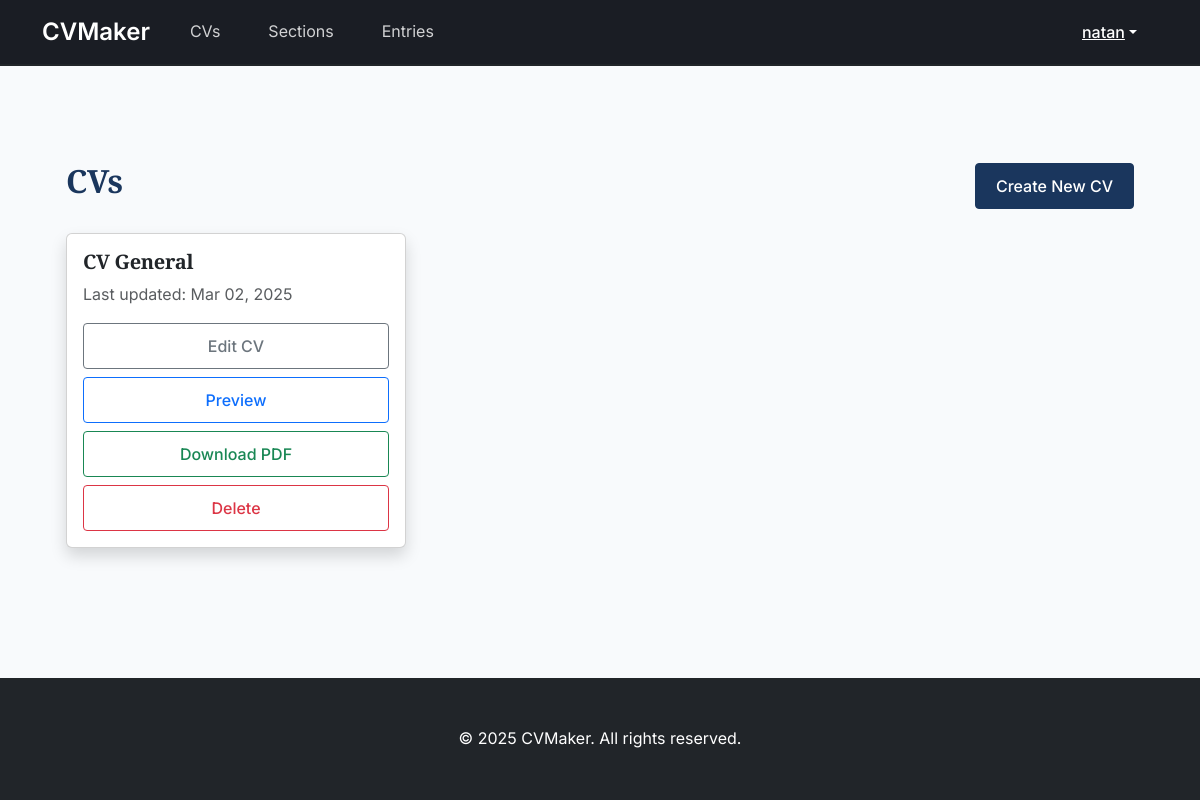
The app's page /cv/ (signed in), older data.
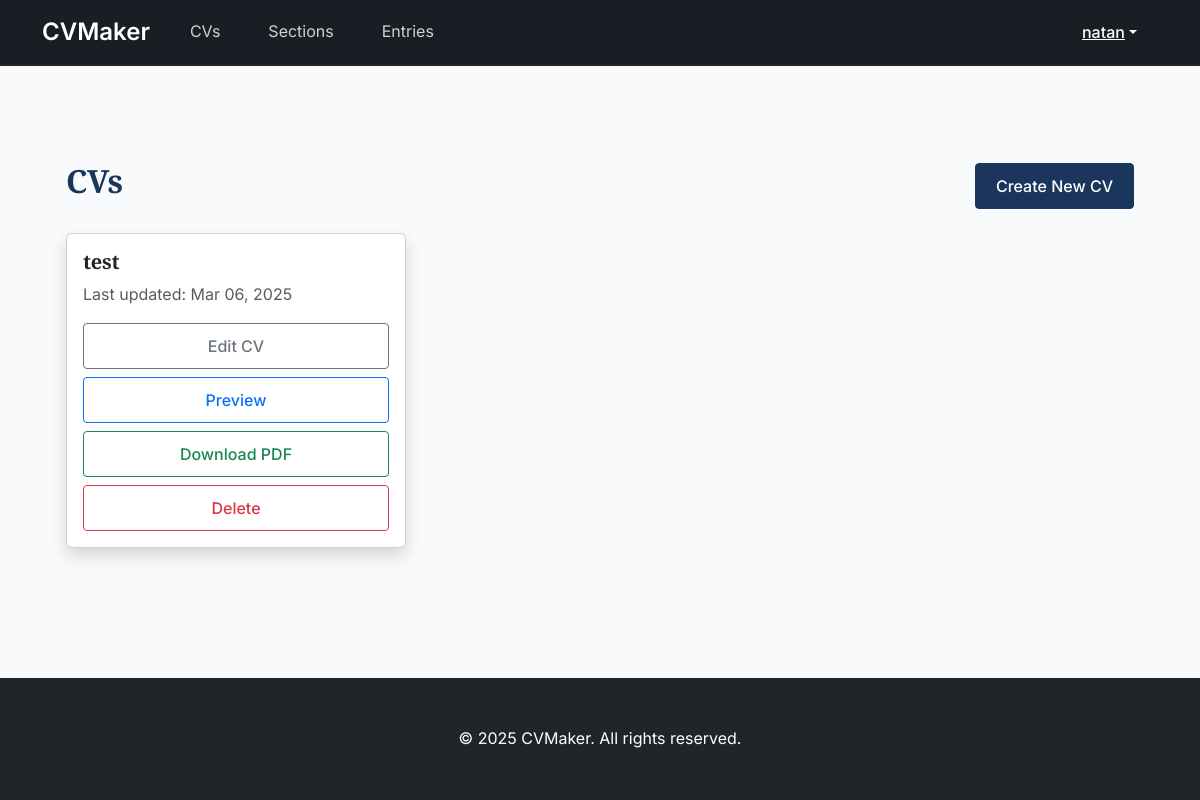
The same page, newer data.
### cv/models.py (models this page shows, shortened)
class CV(models.Model):
    user = models.ForeignKey(User, on_delete=models.CASCADE, related_name='cvs', default=1, null=True)
    alias = models.CharField(max_length=20, null=False, blank=False, help_text="Alias for the curriculum vitae",
                             default="CV")
    info = models.ForeignKey("CVInfo", on_delete=models.SET_NULL, null=True, blank=True, related_name='cv')
    design = models.ForeignKey("CVDesign", on_delete=models.SET_NULL, null=True, blank=True, related_name='cv')
    locale = models.ForeignKey("CVLocale", on_delete=models.SET_NULL, null=True, blank=True, related_name='cv')
    settings = models.ForeignKey("CVSettings", on_delete=models.SET_NULL, null=True, blank=True, related_name='cv')
    sections = models.ManyToManyField(
        "sections.Section",
        through="sections.CVSection",
        related_name="cvs",
        blank=True
    )
    created_date = models.DateTimeField(auto_now_add=True)
    modified_date = models.DateTimeField(auto_now=True)

### cv/views.py (the view)
# urls.py: path('', CVListView.as_view(), name='cv-list'),
class CVListView(LoginRequiredMixin, ListView):
    model = CV
    template_name = "cv/list.html"
    context_object_name = "cvs"
    def get_queryset(self):
        return CV.objects.filter(user=self.request.user)

### cv/templates/cv/list.html (shortened to what this page needs)
{% extends 'base.html' %}
{% load static %}
{% block content %}
    <div class="container my-5">
        <div class="d-flex justify-content-between align-items-center mb-4">
            <h2>CVs</h2>
            <a href="{% url 'cv-create' %}" class="btn btn-primary">Create New CV</a>
        </div>
        {% if cvs %}
            <div class="row row-cols-1 row-cols-md-2 row-cols-lg-3 g-4">
                {% for cv in cvs %}
                    <div class="col">
                        <div class="card h-100 shadow">
                            <div class="card-body">
                                <h5 class="card-title">{{ cv.alias }}</h5>
                                <p class="card-text text-muted">
                                    Last updated: {{ cv.modified_date|date:"M d, Y" }}
                                </p>
                                <div class="d-grid gap-2">
                                    <a href="{% url 'cv-edit' cv.id %}" class="btn btn-outline-secondary">
                                        Edit CV
                                    </a>
                                    <a href="{% url 'cv-detail' cv.id %}" class="btn btn-outline-primary">
                                        Preview
                                    </a>
                                    <a href="{% url 'cv-download' cv_id=cv.id %}" class="btn btn-outline-success">
                                        Download PDF
                                    </a>
                                    <button class="btn btn-outline-danger" data-bs-toggle="modal"
                                            data-bs-target="#deleteModal{{ cv.id }}">
                                        Delete
                                    </button>
                                </div>
                            </div>
                        </div>
                    </div>
                {% endfor %}
            </div>
        {% else %}
            <div class="text-center py-5">
                <h4 class="mb-3">No CVs found</h4>
                <p class="text-muted mb-4">Start by creating your first professional CV</p>
            </div>
        {% endif %}
    </div>
{% endblock %}

Row changes from the older to the newer data that the page shows:
removed CV: alias "CV General", modified_date "Mar 02, 2025"
added CV: alias "test", modified_date "Mar 06, 2025"
